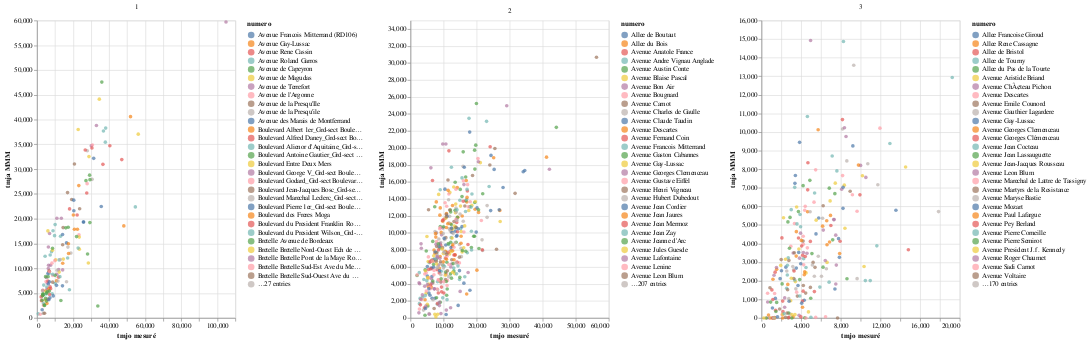

This figure's notebook cell:
### Code cell
chartExampleVariation

### Figure 1 — Vega-Lite specification as saved in the notebook (floating-point values rounded to 4 significant figures; data arrays with more than 128 entries replaced by an {"elided": "..."} marker saying what was removed)
{"config": {"view": {"continuousWidth": 400, "continuousHeight": 300}}, "data": {"name": "data-02794824eeb32feb67b081ae81fa7fc0"}, "mark": "circle", "encoding": {"color": {"type": "nominal", "field": "numero"}, "facet": {"type": "nominal", "columns": 3, "field": "cat_rhv_si", "title": null}, "text": {"type": "nominal", "field": "numero"}, "tooltip": [{"type": "nominal", "field": "numero"}, {"type": "nominal", "field": "ident"}], "x": {"type": "quantitative", "field": "tmjo_2_sen", "title": "tmjo mesuré"}, "y": {"type": "quantitative", "field": "tmja_tv", "title": "tmja MMM"}}, "height": 450, "resolve": {"scale": {"color": "independent", "x": "independent", "y": "independent"}}, "width": 300, "$schema": "https://vega.github.io/schema/vega-lite/v4.8.1.json", "datasets": {"data-02794824eeb32feb67b081ae81fa7fc0": {"elided": "818 records"}}}
